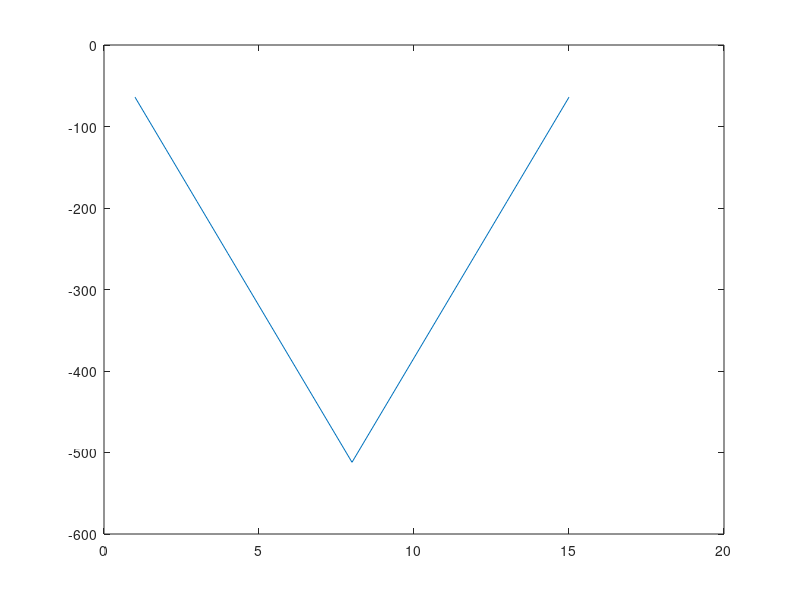

MATLAB code for this plot:

       
        x = [8 8 8 8 8 8 8 8];    % Convert logical to double
        h = [-8 -8 -8 -8 -8 -8 -8 -8];
        y = conv(x,h);
        figure(1)
        plot(y) 